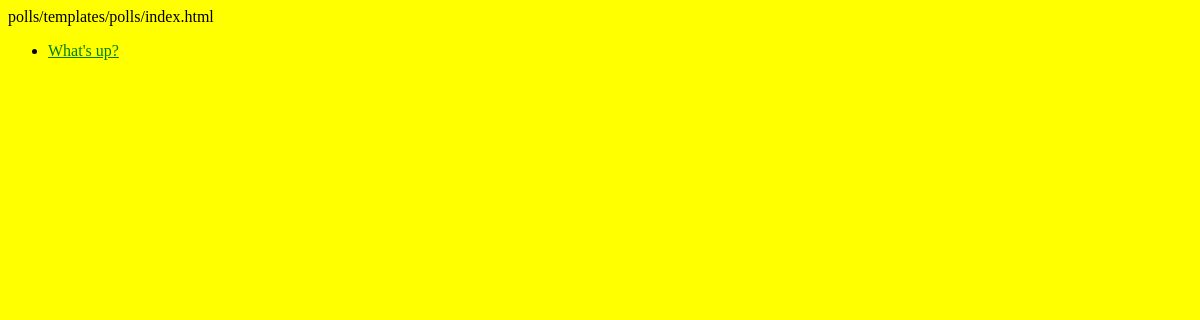
The page /polls/ on the database as committed earlier.
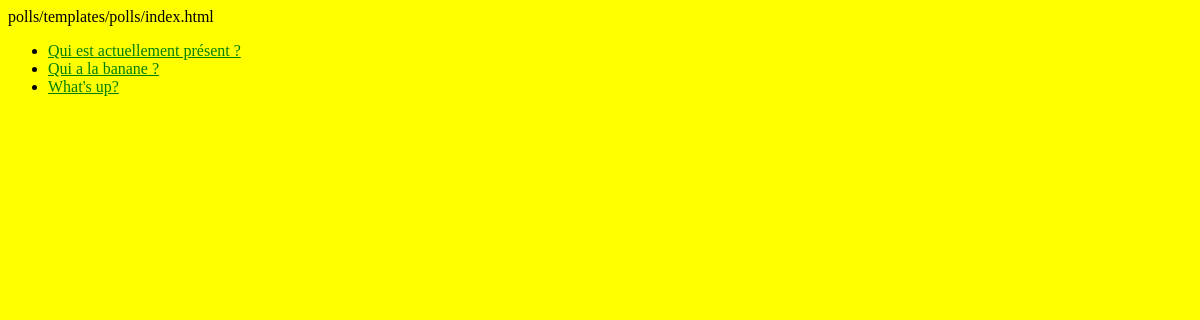
The same page on the database as committed later.
### polls/models.py (models this page shows, shortened)
class Question(models.Model):
    question_text = models.CharField(max_length=200)
    pub_date = models.DateTimeField("date published")
    place_holder_3 = models.CharField(max_length=200, null=True, blank=True)

### polls/views.py (the view)
# urls.py: path("", views.IndexView.as_view(), name="index"),
class IndexView(generic.ListView):
    template_name = "polls/index.html"
    context_object_name = "latest_question_list"
    def get_queryset(self):
        return Question.objects.filter(pub_date__lte=timezone.now()).order_by("-pub_date")[:5]

### polls/templates/polls/index.html (shortened to what this page needs)
<!DOCTYPE html>
    <html lang="en">
        <head>
            {% load static %}
            <link rel="stylesheet" href="{% static 'polls/style.css' %}">
        </head>
        <body>
            {% if latest_question_list %}
                <ul>
                    {% for question in latest_question_list %}
                    <li><a href="{% url 'polls:detail' question.id %}">{{ question.question_text }}</a></li>
                    {% endfor %}
                </ul>
                {% else %}
                    <p>No polls are available.</p>
                {% endif %}
        </body>
    </html>

Rows that differ between the two databases and show on the page:
added Question: question_text "Qui est actuellement présent ?"
added Question: question_text "Qui a la banane ?"
